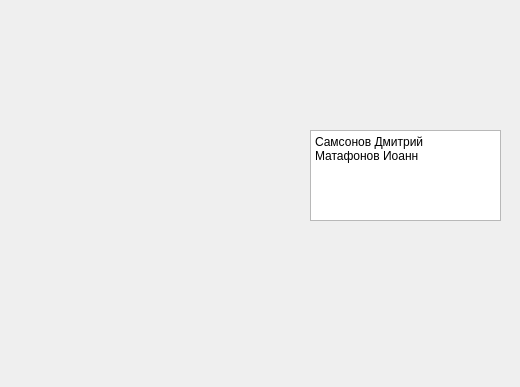
<?xml version="1.0" encoding="UTF-8"?>
<ui version="4.0">
 <class>Auth</class>
 <widget class="QDialog" name="Auth">
  <property name="geometry">
   <rect>
    <x>0</x>
    <y>0</y>
    <width>520</width>
    <height>387</height>
   </rect>
  </property>
  <property name="windowTitle">
   <string>Информация об авторах</string>
  </property>
  <widget class="QLabel" name="label">
   <property name="geometry">
    <rect>
     <x>20</x>
     <y>110</y>
     <width>281</width>
     <height>151</height>
    </rect>
   </property>
   <property name="text">
    <string/>
   </property>
   <property name="pixmap">
    <pixmap>kage.jpg</pixmap>
   </property>
  </widget>
  <widget class="QTextEdit" name="textEdit">
   <property name="geometry">
    <rect>
     <x>310</x>
     <y>130</y>
     <width>191</width>
     <height>91</height>
    </rect>
   </property>
   <property name="html">
    <string>&lt;!DOCTYPE HTML PUBLIC &quot;-//W3C//DTD HTML 4.0//EN&quot; &quot;http://www.w3.org/TR/REC-html40/strict.dtd&quot;&gt;
&lt;html&gt;&lt;head&gt;&lt;meta name=&quot;qrichtext&quot; content=&quot;1&quot; /&gt;&lt;style type=&quot;text/css&quot;&gt;
p, li { white-space: pre-wrap; }
&lt;/style&gt;&lt;/head&gt;&lt;body style=&quot; font-family:'Cantarell'; font-size:10pt; font-weight:400; font-style:normal;&quot;&gt;
&lt;p style=&quot; margin-top:0px; margin-bottom:0px; margin-left:0px; margin-right:0px; -qt-block-indent:0; text-indent:0px;&quot;&gt;&lt;span style=&quot; font-family:'Noto Sans'; font-size:9pt;&quot;&gt;Самсонов Дмитрий&lt;/span&gt;&lt;/p&gt;
&lt;p style=&quot; margin-top:0px; margin-bottom:0px; margin-left:0px; margin-right:0px; -qt-block-indent:0; text-indent:0px;&quot;&gt;&lt;span style=&quot; font-family:'Noto Sans'; font-size:9pt;&quot;&gt;Матафонов Иоанн&lt;/span&gt;&lt;/p&gt;&lt;/body&gt;&lt;/html&gt;</string>
   </property>
  </widget>
 </widget>
 <resources/>
 <connections/>
</ui>
